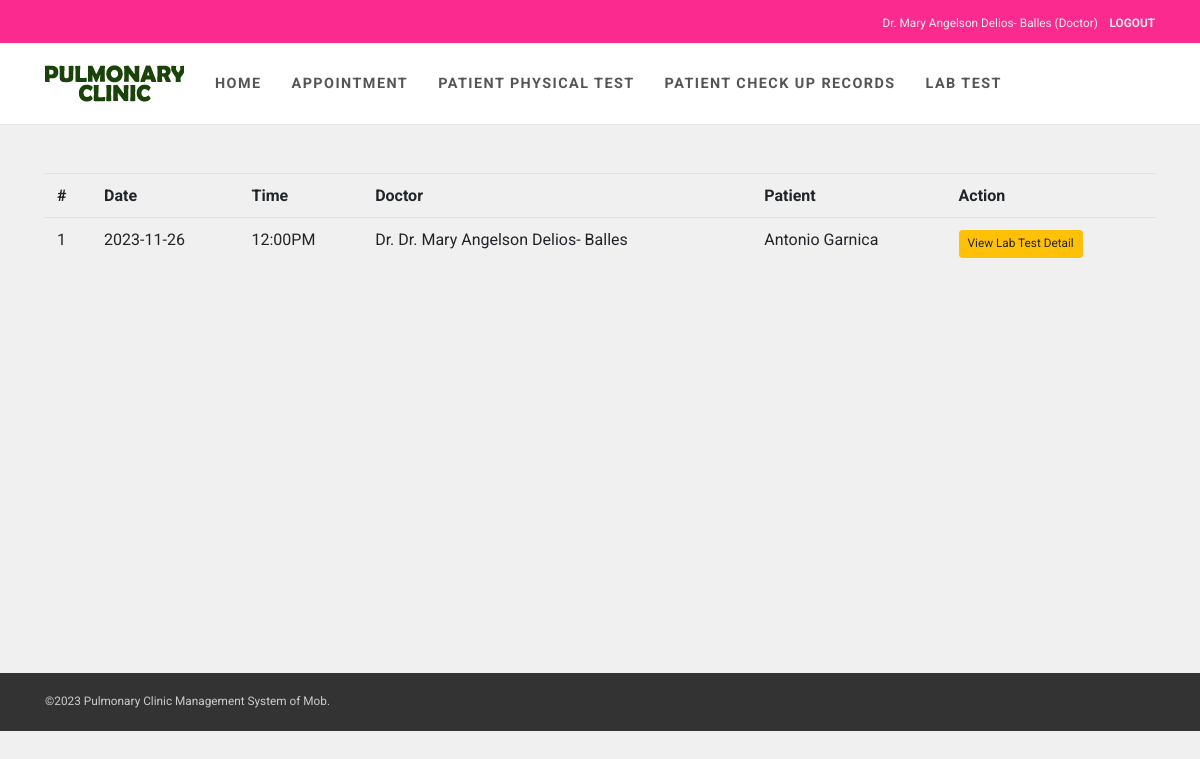
Screenshot of /pages/lab-test-list.php (signed in) with the database file from the repository.
### tables this page shows
CREATE TABLE `check_up` (
  `Id` int(11) NOT NULL AUTO_INCREMENT,
  `appointmentId` int(255) DEFAULT NULL,
  `allergies` text,
  `medication` text,
  `findings` text,
  `needLab` varchar(11) DEFAULT 'No',
  `labtestDetail` text,
  PRIMARY KEY (`Id`)
);

CREATE TABLE `appointment` (
  `Id` int(11) NOT NULL AUTO_INCREMENT,
  `patientId` int(11) DEFAULT NULL,
  `appointmentDate` date DEFAULT NULL,
  `status` varchar(30) DEFAULT 'Pending',
  `dateAdded` date DEFAULT NULL,
  `appointmentTime` varchar(10) DEFAULT NULL,
  `purpose` text,
  `doctorId` int(11) DEFAULT NULL,
  PRIMARY KEY (`Id`)
);

CREATE TABLE `user` (
  `Id` tinyint(11) NOT NULL AUTO_INCREMENT,
  `username` varchar(100) NOT NULL DEFAULT '',
  `password` varchar(100) NOT NULL,
  `firstName` varchar(150) DEFAULT NULL,
  `lastName` varchar(150) DEFAULT NULL,
  `status` varchar(255) DEFAULT 'Inactive',
  `role` varchar(20) DEFAULT NULL,
  `dateAdded` date DEFAULT NULL,
  `phone` varchar(255) DEFAULT NULL,
  `email` varchar(255) DEFAULT NULL,
  `isDeleted` varchar(255) DEFAULT 'false',
  `birthday` date DEFAULT NULL,
  `doctorId` int(11) DEFAULT NULL,
  `image` varchar(255) DEFAULT NULL,
  PRIMARY KEY (`Id`)
);

### config/Models.php (called while the page is built, shortened)
<?php
include "CRUD.php";
function user() {
	$crud = new CRUD;
	$crud->table = "user";
	return $crud;
}
function appointment() {
	$crud = new CRUD;
	$crud->table = "appointment";
	return $crud;
}
function check_up() {
	$crud = new CRUD;
	$crud->table = "check_up";
	return $crud;
}
function lab_test() {
	$crud = new CRUD;
	$crud->table = "lab_test";
	return $crud;
}
?>

### config/CRUD.php (called while the page is built)
<?php class CRUD{var $table;var $obj=array();function arrayToQuery($query){$query_array=array();foreach($query as $key=>$key_value){if($key_value=="NOW()"){$query_array[]="$key=$key_value";}else{$query_array[]="$key='".htmlspecialchars($key_value,ENT_QUOTES)."'";}}return implode(', ',$query_array);}function list($query=""){$query=$query?"where ".$query:"";$db=Database::connect();$pdo=$db->prepare("select * from $this->table $query");$pdo->execute();$result=$pdo->fetchAll(PDO::FETCH_OBJ);Database::disconnect();return $result;}function count($query=""){$query=$query?"where ".$query:"";$db=Database::connect();$pdo=$db->prepare("select * from $this->table $query");$pdo->execute();Database::disconnect();return $pdo->rowCount();}function get($args){$db=Database::connect();$pdo=$db->prepare("select * from $this->table where $args");$pdo->execute();$result=$pdo->fetch(PDO::FETCH_OBJ);Database::disconnect();return $result;}function create(){$object=$this->arrayToQuery($this->obj);$db=Database::connect();$pdo=$db->prepare("insert into $this->table set $object");$pdo->execute();Database::disconnect();}function update($args){$object=$this->arrayToQuery($this->obj);$db=Database::connect();$pdo=$db->prepare("update $this->table set $object where $args");$pdo->execute();Database::disconnect();}function delete($args){$db=Database::connect();$pdo=$db->prepare("delete from $this->table where $args");$pdo->execute();Database::disconnect();}} ?>

### pages/lab-test-list.php (the view, shortened to what this page needs)
<?php
$ROOT_DIR="../";
include $ROOT_DIR . "templates/header.php";
$checkup_list = check_up()->list("needLab='Yes'");
function get_doctor($Id){
  $doctor = user()->get("Id=$Id");
  return "Dr. " . $doctor->firstName . " " . $doctor->lastName;
}
?>
<table class="table">
  <tr>
    <th>#</th>
    <th>Date</th>
    <th>Time</th>
    <th>Doctor</th>
    <th>Patient</th>
    <th>Action</th>
  </tr>
  <?php
  $count = 0;
   foreach ($checkup_list as $cu):
     $row = appointment()->get("Id=$cu->appointmentId");
     $patient = user()->get("Id=$row->patientId");
     $ltCheck = lab_test()->count("appointmentId=$row->Id");
     $count += 1;
     ?>
    <tr>
      <td><?=$count;?></td>
      <td><?=$row->appointmentDate;?></td>
      <td><?=$row->appointmentTime;?></td>
      <td><?=get_doctor($row->doctorId);?></td>
      <td><?=$patient->firstName;?> <?=$patient->lastName;?></td>
      <?php if ($ltCheck>0): ?>
        <td><a href="lab-test-detail.php?Id=<?=$row->Id;?>" class="btn btn-warning btn-sm">View Lab Test Detail</a></td>
      <?php endif; ?>
    </tr>
  <?php endforeach; ?>
</table>
<?php include $ROOT_DIR . "templates/footer.php"; ?>

### rows the page displays
check_up: appointmentId.appointmentDate "2023-11-26", appointmentId.appointmentTime "12:00PM", appointmentId.lastName "Dr. Dr. Mary Angelson Delios- Balles", user.firstName "Antonio", user.lastName "Garnica"

### other values shown
$_SESSION["user_session"]["firstName"] "Dr. Mary Angelson"
$_SESSION["user_session"]["lastName"] "Delios- Balles"
$_SESSION["user_session"]["role"] "Doctor"
